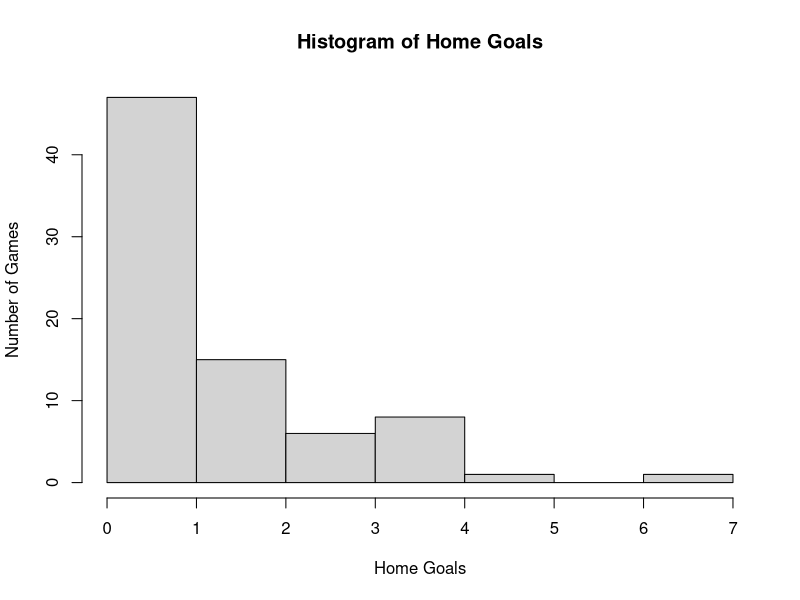
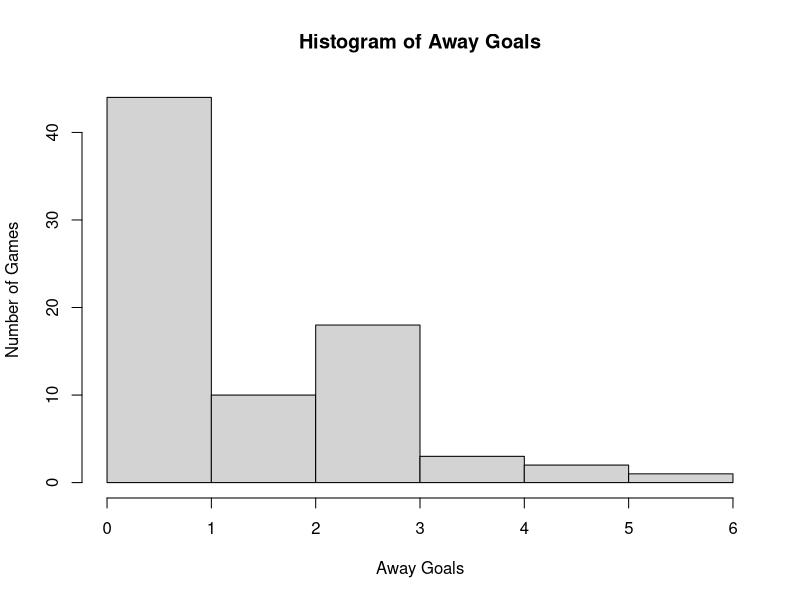
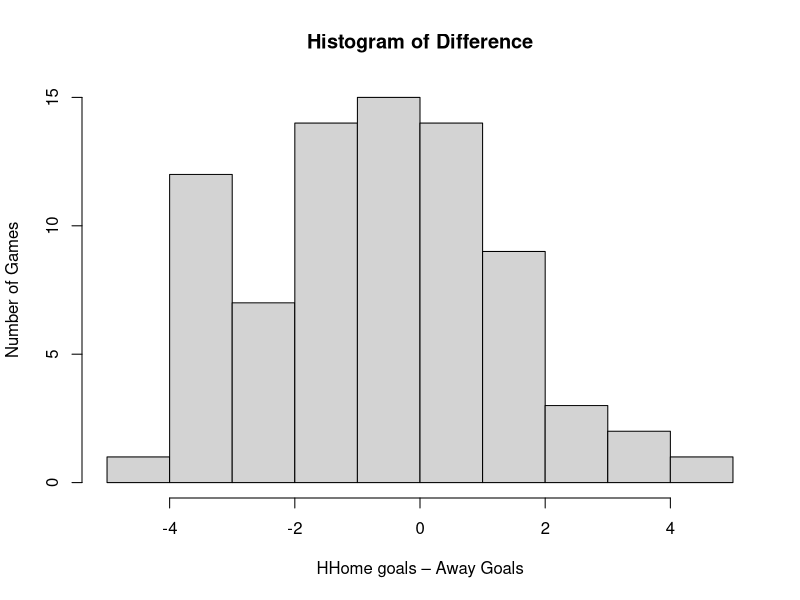
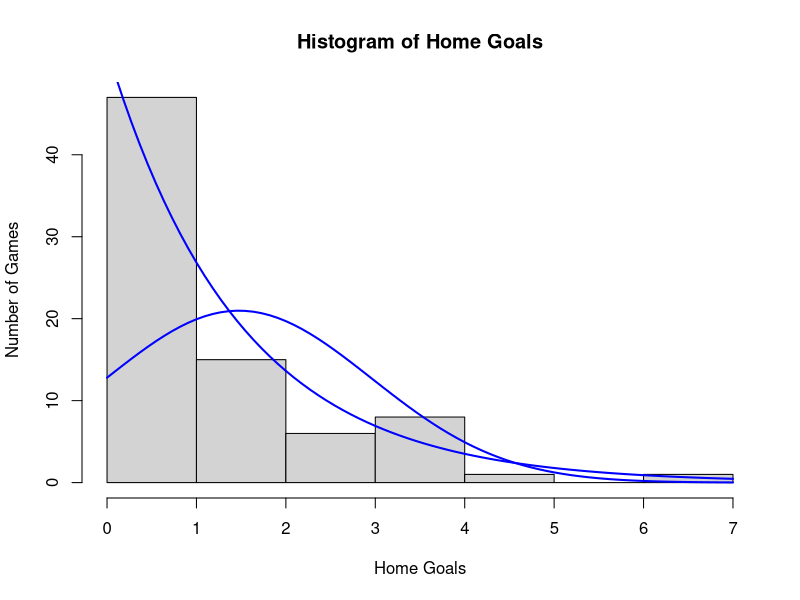
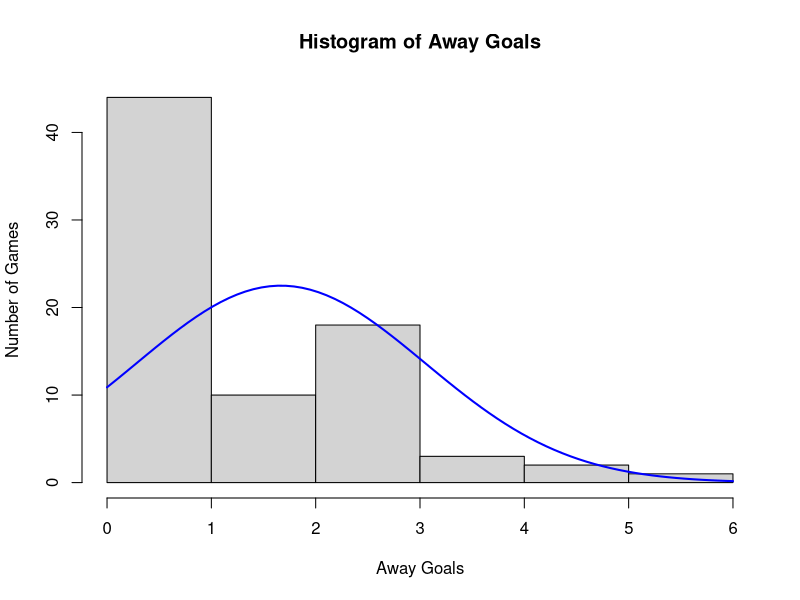
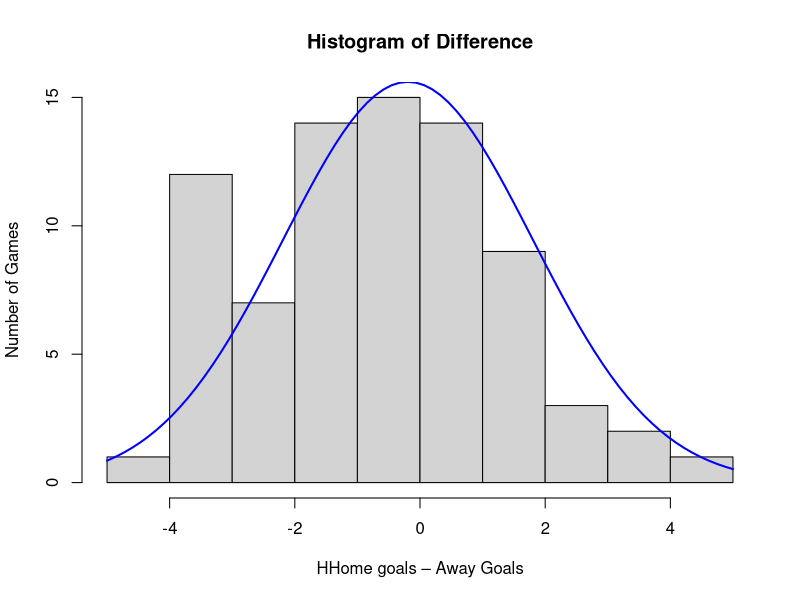
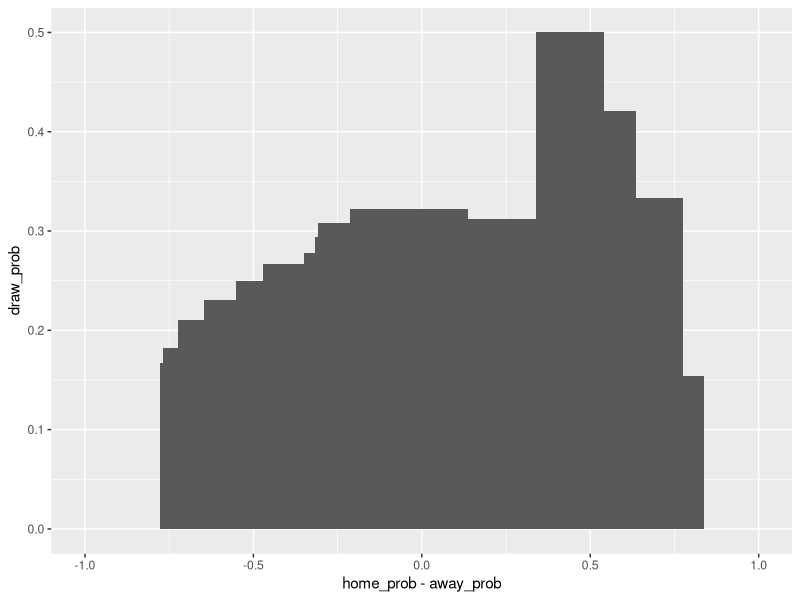
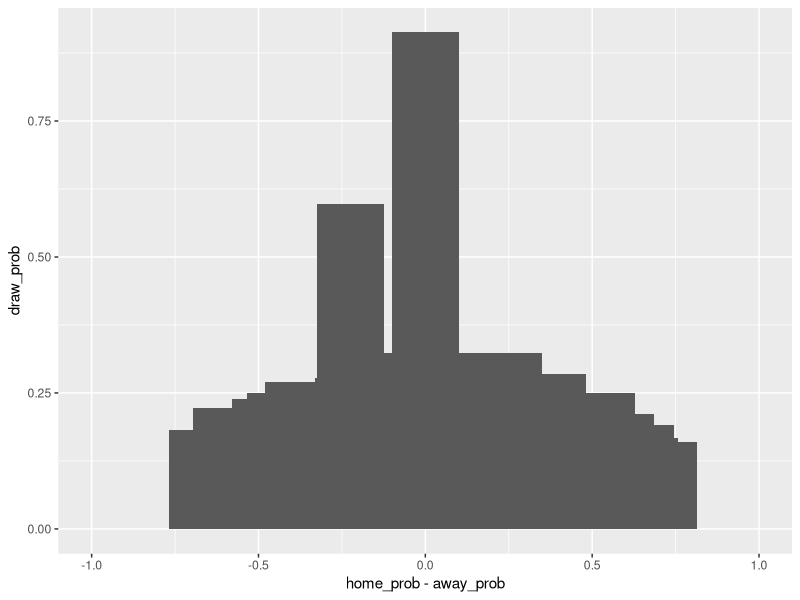

These charts were generated, in order, by the following R code:
df_all=read.csv("E0.csv")
str(df_all)
df=df_all[,1:56]
str(df)
summary(df)
library(ggplot2)

#TASK 1
###Part 1
hist(df$FTHG, ylab="Number of Games", xlab="Home Goals",main="Histogram of Home Goals")
hist(df$FTAG, ylab="Number of Games", xlab="Away Goals",main="Histogram of Away Goals")
hist(df$FTHG-df$FTAG, ylab="Number of Games", xlab="HHome goals – Away Goals",
     main="Histogram of Difference")
#######################

###Part 2
hist1<-hist(df$FTHG, ylab="Number of Games", xlab="Home Goals",main="Histogram of Home Goals")
x <- df$FTHG
xfit<-seq(min(x),max(x),length=78) 
yfit<-dnorm(xfit,mean=mean(x),sd=sd(x)) 
yfit <- yfit*diff(hist1$mids[1:2])*length(x) 
lines(xfit, yfit, col="blue", lwd=2)

yfite<-dexp(xfit,rate=1/mean(x),log = FALSE) 
yfite <- yfite*diff(hist1$mids[1:2])*length(x) 
lines(xfit, yfite, col="blue", lwd=2)


###########################

hist2<-hist(df$FTAG, ylab="Number of Games", xlab="Away Goals",main="Histogram of Away Goals")
x1 <- df$FTAG
xfit1<-seq(min(x1),max(x1),length=78) 
yfit1<-dnorm(xfit1,mean=mean(x1),sd=sd(x1)) 
yfit1 <- yfit1*diff(hist2$mids[1:2])*length(x1) 
lines(xfit1, yfit1, col="blue", lwd=2)
###########################

hist3<-hist(df$FTHG-df$FTAG, ylab="Number of Games", xlab="HHome goals – Away Goals",
     main="Histogram of Difference")
x2 <- df$FTHG-df$FTAG
xfit2<-seq(min(x2),max(x2),length=78) 
yfit2<-dnorm(xfit2,mean=mean(x2),sd=sd(x2)) 
yfit2 <- yfit2*diff(hist2$mids[1:2])*length(x2) 
lines(xfit2, yfit2, col="blue", lwd=2)

#TASK 2

df_Bet365=df[,c(8,25,26,27)]
df_BetAndWin=df[,c(8,28,29,30)]
df_Pinnacle=df[,c(8,34,35,36)]
df_IW=df[,c(8,31,32,33)]

###PART 1
df_Bet365$home_prob=1/df_Bet365$B365H
df_Bet365$draw_prob=1/df_Bet365$B365D
df_Bet365$away_prob=1/df_Bet365$B365A

df_BetAndWin$home_prob=1/df_BetAndWin$BWH
df_BetAndWin$draw_prob=1/df_BetAndWin$BWD
df_BetAndWin$away_prob=1/df_BetAndWin$BWA

df_Pinnacle$home_prob=1/df_Pinnacle$PSH
df_Pinnacle$draw_prob=1/df_Pinnacle$PSD
df_Pinnacle$away_prob=1/df_Pinnacle$PSA

df_IW$home_prob=1/df_IW$IWH
df_IW$draw_prob=1/df_IW$IWD
df_IW$away_prob=1/df_IW$IWA

###PART 2
df_Bet365$total_prob=df_Bet365$home_prob+df_Bet365$draw_prob+df_Bet365$away_prob
df_Bet365$normalized_home_prob=(1/df_Bet365$B365H)/df_Bet365$total_prob
df_Bet365$normalized_draw_prob=(1/df_Bet365$B365D)/df_Bet365$total_prob
df_Bet365$normalized_away_prob=(1/df_Bet365$B365A)/df_Bet365$total_prob
#sum(df_Bet365[,c(8,9,10)])

df_BetAndWin$total_prob=df_BetAndWin$home_prob+df_BetAndWin$draw_prob+df_BetAndWin$away_prob
df_BetAndWin$normalized_home_prob=(1/df_BetAndWin$BWH)/df_BetAndWin$total_prob
df_BetAndWin$normalized_draw_prob=(1/df_BetAndWin$BWD)/df_BetAndWin$total_prob
df_BetAndWin$normalized_away_prob=(1/df_BetAndWin$BWA)/df_BetAndWin$total_prob
#sum(df_BetAndWin[,c(8,9,10)])

df_Pinnacle$total_prob=df_Pinnacle$home_prob+df_Pinnacle$draw_prob+df_Pinnacle$away_prob
df_Pinnacle$normalized_home_prob=(1/df_Pinnacle$PSH)/df_Pinnacle$total_prob
df_Pinnacle$normalized_draw_prob=(1/df_Pinnacle$PSD)/df_Pinnacle$total_prob
df_Pinnacle$normalized_away_prob=(1/df_Pinnacle$PSA)/df_Pinnacle$total_prob
#sum(df_Pinnacle[,c(8,9,10)])

df_IW$total_prob=df_IW$home_prob+df_IW$draw_prob+df_IW$away_prob
df_IW$normalized_home_prob=(1/df_IW$IWH)/df_IW$total_prob
df_IW$normalized_draw_prob=(1/df_IW$IWD)/df_IW$total_prob
df_IW$normalized_away_prob=(1/df_IW$IWA)/df_IW$total_prob
#sum(df_IW[,c(8,9,10)])

str(df_Bet365)
###PART 3
ggplot(df_Bet365,aes(x=home_prob-away_prob,y=draw_prob))+ geom_bar(stat='identity', width  = 0.2)+xlim(-1,1)

ggplot(df_BetAndWin,aes(x=home_prob-away_prob,y=draw_prob))+ geom_bar(stat='identity', width  = 0.2)+xlim(-1,1)

ggplot(df_Pinnacle,aes(x=home_prob-away_prob,y=draw_prob))+ geom_bar(stat='identity', width  = 0.2)+xlim(-1,1)

ggplot(df_IW,aes(x=home_prob-away_prob,y=draw_prob))+ geom_bar(stat='identity', width  = 0.2)+xlim(-1,1)



